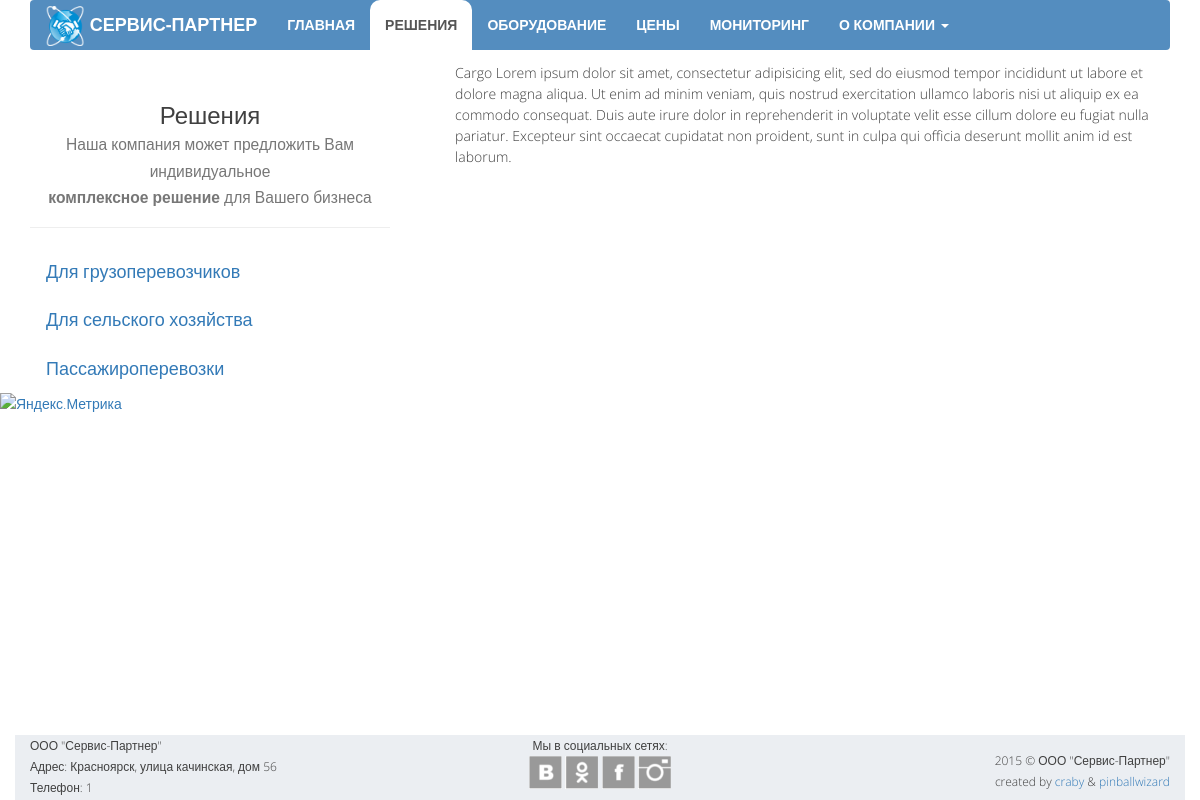
The page /feature on the database its author committed.
### opensky/models.py (models this page shows, shortened)
class Feature(models.Model):
    header = models.CharField("Заголовок", max_length=100)
    text = models.TextField("Описание", max_length=10000)

class Office(models.Model):
    MAP_CHOICES = (
        ('yandex#map', 'Схема'),
        ('yandex#satellite', 'Спутник'),
        ('yandex#hybrid', 'Гибрид'),
        ('yandex#publicMap', 'Народная'),
        ('yandex#publicMapHybrid', 'Народная+Гибрид'),
    )
    address = models.CharField("Контактный адресс", max_length=100, blank=True)
    email = models.EmailField("Контактная почта", max_length=50, blank=True)
    phone1 = models.CharField("Телефон офиса", max_length=15, blank=True)
    phone2 = models.CharField("Телефон техподдержки", max_length=15, blank=True)
    latitude = models.CharField("Широта", max_length=10)
    longitude = models.CharField("Долгота", max_length=10)
    maptype = models.CharField("Тип карты", max_length=30, choices=MAP_CHOICES, default='yandex#map')

class SocialWidget(models.Model):
    SOCIAL_CHOICES = (
        ('vk', 'Вконтакте'),
        ('ok', 'Одноклассники'),
        ('fb', 'Facebook'),
        ('tw', 'Twitter'),
        ('li', 'LinkedIn'),
        ('yt', 'YouTube'),
        ('in', 'Instagram'),
    )
    name = models.CharField("Название", max_length=2, choices=SOCIAL_CHOICES)
    url = models.URLField("Ссылка", blank=True)

### opensky/views.py (the view)
# urls.py: url(r'^feature', views.features, name='features'),
def features(request):
    data = {
        'features': Feature.objects.all(),
        'widgets': SocialWidget.objects.all(),
        'office': Office.objects.get(pk=1),
    }
    return render(request, 'opensky/features.html', data)

### opensky/templates/opensky/features.html (shortened to what this page needs)
{% extends "opensky/template.html" %}
{% block body %}
    <div class="container features-section">
        <div class="row">
            <div class="col-md-4">
                <div class="page-header text-center">
                    <h3>
                        Решения<br>
                        <small>
                            Наша компания может предложить Вам индивидуальное <br>
                            <b>комплексное решение</b> для Вашего бизнеса
                        </small>
                    </h3>
                </div>
                <ul class="nav nav-tabs nav-stacked" id="myTab">
                    {% for feature in features %}
                        <li><a href="#{{feature.pk}}" data-toggle="tab">{{ feature.header }}</a></li>
                    {% endfor %}
                </ul>
            </div>
            <div class="col-md-8">
                <div class="tab-content">
                    {% for feature in features %}
                        <div class="tab-pane {{forloop.first|yesno:'fade in active,'}}"  id="{{feature.pk}}">
                            <div class="container-fluid">
                                <p>{{ feature.text|safe }}</p>
                            </div>
                        </div>
                    {% endfor %}
                </div>
            </div>
        </div>
    </div>
{% endblock %}

### opensky/templates/opensky/template.html (shortened to what this page needs)
<!DOCTYPE html>
<html>
<head lang="en">
    {% load staticfiles %}
    <link rel="stylesheet" href="https://maxcdn.bootstrapcdn.com/bootstrap/3.3.4/css/bootstrap.min.css">
    <link href="{% static 'opensky/style/mystyle.css' %}" rel="stylesheet">
</head>
<body>
    {% block header %}
    <header class="header">
        <div class="container">
            <nav class="navbar navbar-default">
                <div class="navbar-header hidden-sm">
                    <a class="navbar-brand" href="{% url 'home' %}">
                        <img src="{% static 'opensky/images/logo-small.png' %}" height="40px" width="40px">
                        <span class="hidden-md">СЕРВИС-ПАРТНЕР</span>
                    </a>
                </div>
                <div class="collapse navbar-collapse" id="myNavbar">
                    <ul class="mynav nav navbar-nav">
                        <li><a href="{% url 'home' %}">ГЛАВНАЯ</a></li>
                        <li><a href="{% url 'features' %}">РЕШЕНИЯ</a></li>
                        <li><a href="{% url 'equipment' %}">ОБОРУДОВАНИЕ</a></li>
                        <li><a href="{% url 'pricing' %}">ЦЕНЫ</a></li>
                        <li><a href="{% url 'services' %}">МОНИТОРИНГ</a></li>
                        <li class="dropdown text-nowrap">
                            <a class="dropdown-toggle" data-toggle="dropdown" id="menu1" href="#">
                                О КОМПАНИИ
                                <span class="caret"></span>
                            </a>
                        </li>
                    </ul>
                </div>
            </nav>
        </div>
    </header>
    {% endblock header %}
    {% block body %}
    {% endblock body %}
    <footer class="footer">
        <div class="container">
            <div class="row">
                <div class="col-md-4 hidden-xs hidden-sm">
                    ООО "Сервис-Партнер"<br>
                    Адрес: {{ office.address }}<br>
                    Телефон: {{ office.phone1 }}
                </div>
                <div class="col-md-4 col-xs-6 text-center">
                    Мы в социальных сетях:<br>
                    {% for widget in widgets %}
                        <a href="{{ widget.url }}"><div class="s-l {{ widget.name }}"></div></a>
                    {% endfor %}
                </div>
                <div class="col-md-4 col-xs-6 text-right">
                    <span>2015 © ООО "Сервис-Партнер"<br> created by
                        <a href="https://github.com/craby-c">craby</a> &
                        <a href="https://github.com/pinballwizard">pinballwizard</a>
                    </span>
                </div>
            </div>
        </div>
    </footer>
</body>
<a href="https://metrika.yandex.ru/stat/?id=29770461&amp;from=informer" target="_blank" rel="nofollow">
    <img src="//bs.yandex.ru/informer/29770461/3_1_FFFFFFFF_EFEFEFFF_0_pageviews" style="width:88px; height:31px; border:0;" alt="Яндекс.Метрика" title="Яндекс.Метрика: данные за сегодня (просмотры, визиты и уникальные посетители)" onclick="try{Ya.Metrika.informer({i:this,id:29770461,lang:'ru'});return false}catch(e){}"/>
</a>
</html>

### opensky/static/opensky/style/mystyle.css (style rules this page uses)
html { min-height: 100%; position: relative; }
body { min-height: 100%; font-size: 14px; font-family: 'Open Sans', sans-serif; font-weight: 300; line-height: 21px; color: #404040; margin-bottom: 100px; }
.header { color: #ffffff; font-weight: bold; padding-bottom: 1%; }
.navbar-brand { font-weight: bold; padding-top: 6px; }
.navbar-brand>img { display: inline; }
.navbar-default .navbar-brand, .navbar-brand:hover { color: #FFFFFF !important; }
.navbar-default { margin-bottom: 0; background-color: #548DBF; border: none; }
.navbar-default .mynav>li>a { color:#FFFFFF; font-size: 14px; font-weight: bold; }
.navbar-collapse { padding: 0; }
.nav>li:hover, .nav>li:active, .nav>.active>a, .nav>.open>a { background-color: #FFFFFF !important; border-radius: 10px 10px 0 0; color: #404040; }
li>a { font-size: 18px; }
.footer { position: absolute; bottom: 0; width: 100%; height: 65px; }
.footer>.container, .footer>.container>.row, .footer>.container>.row>div { height: 100%; background-color: #EBEEF2; }
.footer>.container>.row>div:last-child { padding: 15px 15px 0 10px; }
.footer>.container>.row>div { font-size: 12px; }
.features-section { height: 100%; }
.features-section>.row>.col-md-8 { padding-left: 3%; }
#myTab { border-bottom: none; }
.s-l { display: inline-block; height: 33px; width: 33px; background: url('../images/ikonki-small.png') no-repeat; cursor: pointer; }
.vk { background-position: -137px -55px; }
.ok { background-position: -178px -55px; }
.fb { background-position: -12px -55px; }
.in { background-position: -261px -55px; }
.btn, .nav-tabs { outline: none !important; }
@media (min-width: 768px) { .navbar-nav>li { display: table-cell; float: none; text-align: center; } }

### rows shown on the page
Feature: header "Для грузоперевозчиков", text "Cargo Lorem ipsum dolor sit amet, consectetur adipisicing elit, sed do eiusmod tempor incididunt ut labore et dolore magna aliqua. Ut enim ad minim veniam, quis nostrud exercitation ullamco laboris nisi ut aliquip ex ea commodo consequat. Duis aute irure dolor in reprehenderit in voluptate velit esse cillum dolore eu fugiat nulla pariatur. Excepteur sint occaecat cupidatat non proident, sunt in culpa qui officia deserunt mollit anim id est laborum."
Feature: header "Для сельского хозяйства"
Feature: header "Пассажироперевозки"
Office: address "Красноярск, улица качинская, дом 56", phone1 "1"
